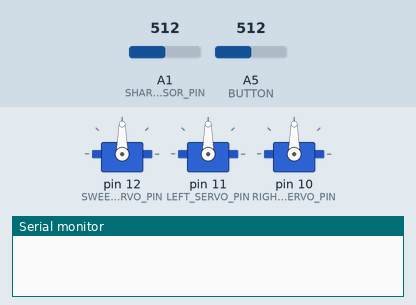
Simulated run of this sketch. Board: Arduino Uno, built with avr-gcc and run on an emulated ATmega328P. Parts: 3 × servo, the last lines printed to the serial monitor. Inputs (shaded band) come from the test bench; at power-on: A5 (BUTTON) = 512, A1 (SHARP_SENSOR_PIN) = 512.

Above: at 1.2 s.
1.3 s: A5 (BUTTON) set to 525
At 3.2 s:
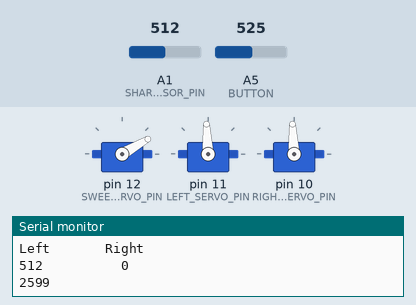
At 4.0 s:
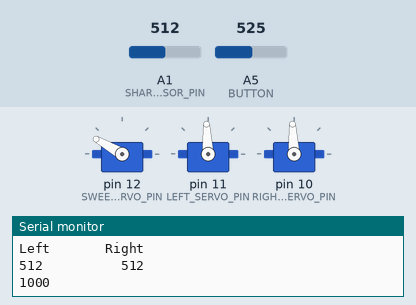
4.3 s: A5 (BUTTON) set to 511
At 5.8 s:
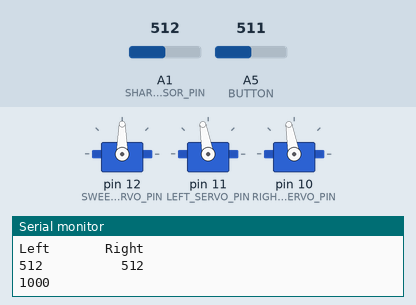
Timing chart, 0 to 7.3 s (numbered marks = the images above; inputs shaded):
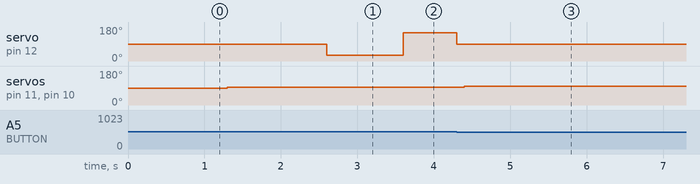

Measured:
- the behaviour switches between 512 and 513 on A5 (BUTTON) (found by bisection; images 0 and 1)
- after the input at 1.3 s, servo on pin 12 (SWEEP_SERVO_PIN): 90° → 30° after 1.3 s, → 150° 1.0 s later; servo on pin 11 (LEFT_SERVO_PIN), servo on pin 10 (RIGHT_SERVO_PIN): 90° → 93° at once
- after the input at 4.3 s, servo on pin 12 (SWEEP_SERVO_PIN): goes on until 4.3 s, then stays 90°; servo on pin 11 (LEFT_SERVO_PIN), servo on pin 10 (RIGHT_SERVO_PIN): goes on until 4.4 s, then stays 100°

The sketch:

MAZE.ino
```cpp
#include <Servo.h>

Servo rightServo;
Servo leftServo;
Servo SERVO_SWEEP;


const int SHARP_SENSOR_PIN = A1;
const int LEFT_SERVO_PIN = 11;
const int RIGHT_SERVO_PIN = 10;
const int SWEEP_SERVO_PIN = 12;
const int BUTTON = A5;
const int LIMIT = 500;
int lDistance= analogRead(SHARP_SENSOR_PIN);
int rDistance= analogRead(SHARP_SENSOR_PIN);
int distance= analogRead(SHARP_SENSOR_PIN);

boolean turnOnOff = 0;
int valButton;
unsigned long delayTime;

void setup() {
  // put your setup code here, to run once:
  SERVO_SWEEP.attach(SWEEP_SERVO_PIN);
  leftServo.attach(LEFT_SERVO_PIN);
  rightServo.attach(RIGHT_SERVO_PIN);
  Serial.begin(9600);
  delayTime = millis();
  SERVO_SWEEP.write(90);

}

void loop() {
  // put your main code here, to run repeatedly:
//lDistance= analogRead(SHARP_SENSOR_PIN);
//rDistance= analogRead(SHARP_SENSOR_PIN);

  turnOnOff=readButton();      // calls the function readButton to see if the button has been pressed(1)
  if(turnOnOff==1)            // check to see if the button value is 0, if it is continue
  {

   if(millis() - delayTime > 100)
    {

      distance = analogRead(SHARP_SENSOR_PIN);

      if (distance < LIMIT) //if path is clear
      {
        forwardServos();
      }
      else //if path is blocked
      {
        stopServos();
       /* sensorServo.write(30);


        rightDistance = analogRead(SHARP_SENSOR_PIN); //scan to the right

        */
     delay(300);
    delayTime = millis();

   while(millis() - delayTime <= 1003)
  {
     if(millis() - delayTime >= 1000)
    {
      SERVO_SWEEP.write(30);


      rDistance = analogRead(SHARP_SENSOR_PIN);
      Serial.println("Left       Right");

     Serial.print(rDistance);
      Serial.print("          ");
      Serial.println(lDistance);
     // Serial.println(millis()-delayTime);
      Serial.println("");

      delayTime = 0;

    }
  }
    delayTime = millis();
    Serial.println(delayTime);
    Serial.println("");


  //delay(700);
  while(millis() - delayTime <= 1003)
  {
   if(millis() - delayTime >= 1000)
    {
      SERVO_SWEEP.write(150);
      lDistance = analogRead(SHARP_SENSOR_PIN);
      Serial.println("Left       Right");

      Serial.print(rDistance);
      Serial.print("          ");
      Serial.println(lDistance);
      Serial.println(millis()-delayTime);
      Serial.println("");

     delayTime = 0;
     }

    }/* sensorServo.write(150);
        delay(700);

        leftDistance = analogRead(SHARP_SENSOR_PIN); //scan to the left
       */

        delay(700);
        SERVO_SWEEP.write(90); //return to center
        delay(100);
        compareDistance();
      }
    delayTime = millis();
    }
    }


  }

int readButton()
{
   unsigned long contactTime;               //local variable; contactTime declared
   valButton=analogRead(BUTTON);            // Read the pushbutton on an analog pin

   if(valButton>512)                        // Since 5V will produce a value of 1023, > 512 means button not pushed
     return turnOnOff;                       // return the value of turnOnOff without changing it

   contactTime=millis();                    // set contactTime = to the millis() clock value
   while(valButton<=512)                   // while the pushbutton is pushed
   {
     valButton=analogRead(BUTTON);           // read the button value again and keep reading until valButton is less than 512
   }

   if(millis()-contactTime<20)               // If the button is held for less than 20 ms
     return turnOnOff;                       // return the turnOnOff value unchanged

   return(1-turnOnOff);                      // if the button is held longer than 20 ms then change the turnOnOff
                                           // to the opposite value to what it was
}

void compareDistance()
{
  if (rDistance > 400 && lDistance > 400)//if they are equally obstructed
  {
    leftServo.write(1580);
    rightServo.write(1580);//turn 180 degrees
    delay(600);
  }
  else if (lDistance>rDistance) //if left is less obstructed
  {
    leftServo.write(1410);
    rightServo.write(1410);
    delay(400);
  }
  else if (rDistance>lDistance) //if right is less obstructed
  {
    leftServo.write(1580);
    rightServo.write(1580); //turn right
    delay(400);
  }
}

//********************************** SUBROUTINES ************************************
//***********************************************************************************

//************************************************************************************
void stopServos()
{
  leftServo.write(1500);
  rightServo.write(1500);
}
//************************************************************************************
void forwardServos()
{
  leftServo.write(1580);
  rightServo.write(1405);
}

//************************************************************************************
void backwardServos()
{
  leftServo.write(1420);
  rightServo.write(1592);
}
//************************************************************************************
void rotate45CCW()
{
  for (int i = 0; i < 15; i++)
  {
    leftServo.write(1400);
    rightServo.write(1400);
    delay(15);
  }
}
```
